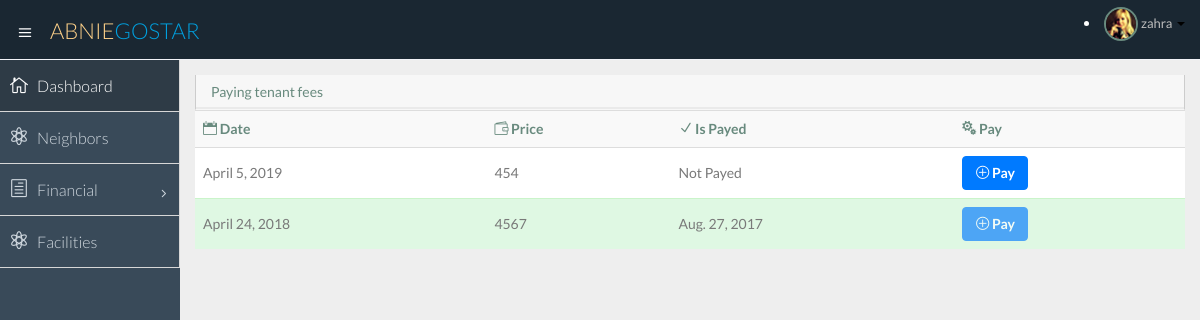
Page /home/financial/tenant/ (signed in) on the committed database.
### polls/models.py (models this page shows)
class Neighbor(models.Model):
    user = models.ForeignKey(User, unique=True)
    national_id = models.CharField(max_length=10, primary_key=True, null=False, default='1111')
    apartment = models.ForeignKey('Apartment', on_delete=models.CASCADE, default=0, null=True)
    sex = models.CharField(max_length=5, null=True)
    type = models.CharField(max_length=30, null=True)
    bank_account = models.CharField(max_length=30, null=True)
    _bank = models.ForeignKey('Bank', on_delete=models.CASCADE, null=True)

class MonthlyPayment(models.Model):
    id = models.IntegerField(primary_key=True)
    owner = models.ForeignKey('Neighbor' , on_delete=models.CASCADE, null=True, blank=True)
    apartment = models.ForeignKey('Apartment', on_delete=models.CASCADE, null=True, blank=True)
    due_date = models.DateField('date of payment')
    price = models.IntegerField(default=2000000)
    is_payed = models.BooleanField(default=False)
    delay_time = models.IntegerField(default=0)
    payed_date = models.DateField(null=True, blank=True)

### polls/views.py (the view)
def tenant(request):
    if not request.user.is_authenticated():
        return HttpResponseRedirect('/login/')
    username = None
    if request.user.is_authenticated():
        username = request.user.get_username()
        user = User.objects.get(username=username)
        neighbor = Neighbor.objects.all().get(user=user)
        context = {}
        context['user'] = neighbor
        context['date'] = date.today();
        monthlyPayments = {}
        if neighbor.apartment is not None:
            monthlyPayments = MonthlyPayment.objects.filter(apartment=neighbor.apartment).order_by('-due_date')
        context['bills'] = monthlyPayments
        return render(request, 'polls/tenant.html', context)
    return HttpResponseRedirect('/login/')

### polls/templates/polls/tenant.html
{% extends 'polls/temp1.html' %}
{% block content %}
<div class="row">
                  <div class="col-lg-12">
                      <section class="panel">
                          <header class="panel-heading">
                              Paying tenant fees
                          </header>
                          <table class="table table-striped table-advance table-hover">
                           <tbody>
                              <tr>
                                 <th><i class="icon_calendar"></i> Date</th>
                                 <th><i class="icon_wallet"></i> Price</th>
                                 <th><i class="icon_check"></i> Is Payed</th>
                                 <th><i class="icon_cogs"></i> Pay</th>
                              </tr>
                {% for bill in bills %}
                              <tr {% if bill.is_payed == True%} class="success" {% endif %}
                                      {% if bill.is_payed == False and date > bill.due_date %} class="danger" {% endif %}>
                                 <td>{{ bill.due_date }}</td>
                                 <td>{{ bill.price }}</td>
                                 <td>
                                     {%  if bill.is_payed == True %}
                                        {{ bill.payed_date }}
                                     {% endif %}
                                     {%  if bill.is_payed == False%}
                                         Not Payed
                                 {% endif %}
                                 </td>
                                 <td>
                                  <div class="btn-group">
                                      <a class="btn btn-primary {% if bill.is_payed == True %} disabled{% endif %}" href="{% url 'bank' "tenant" bill.id  %}"><i class="icon_plus_alt2"></i> <b>Pay</b></a>
                                  </div>
                                  </td>
                              </tr>
                {% endfor %}
                           </tbody>
                        </table>
                      </section>
                  </div>
              </div>
{% endblock %}

### polls/templates/polls/temp1.html (shortened to what this page needs)
<!DOCTYPE html>
<html lang="en">
<head>
</head>
<body>
    <!DOCTYPE html>
<html lang="en">
  <head>
    {% load static %}
    {% load static %}
    <link href="{% static "polls/css/bootstrap.min.css" %}" rel="stylesheet">
    {% load static %}
    <link href="{% static "polls/css/bootstrap-theme.css" %}" rel="stylesheet">
    {% load static %}
    <link href="{% static "polls/css/elegant-icons-style.css" %}" rel="stylesheet" />
    {% load static %}
    <link href="{% static "polls/css/font-awesome.min.css" %}" rel="stylesheet" />
    {% load static %}
    <link href="{% static "polls/css/style.css" %}" rel="stylesheet">
    {% load static %}
    <link href="{% static "polls/css/style-responsive.css" %}" rel="stylesheet" />
  </head>
  <body>
  <section id="container" class="">
    {% block header %}
     <header class="header dark-bg">
            <div class="toggle-nav">
                <div class="icon-reorder tooltips" data-original-title="Toggle Navigation" data-placement="bottom"><i class="icon_menu"></i></div>
            </div>
            <a href="index.html" class="logo">Abnie<span class="lite">Gostar</span></a>
            <div class="top-nav notification-row">
                    <li class="dropdown">
                        <a data-toggle="dropdown" class="dropdown-toggle" href="#">
                            <span class="profile-ava">
                                <img alt="" src="img/avatar1_small.jpg">
                            </span>
                            <span class="username">{{ user.user.first_name}}{{ owner.user.first_name}}</span>
                            <b class="caret"></b>
                        </a>
                    </li>
            </div>
      </header>
  {% endblock %}
  {% block sidebar %}
      <aside>
          <div id="sidebar"  class="nav-collapse ">
              <ul class="sidebar-menu">
                  <li class="active">
                      <a class="" href="{%  url 'index'%}">
                          <i class="icon_house_alt"></i>
                          <span>Dashboard</span>
                      </a>
                  </li>
{% if user.type != 'owner' and owner.type != 'owner' %}
				  <li>
                      <a class="" href="{%  url 'neighbors'     %}">
                          <i class="icon_genius"></i>
                          <span>Neighbors</span>
                      </a>
                  </li>
                  <li class="sub-menu">
                      <a href="javascript:;" class="">
                          <i class="icon_document_alt"></i>
                          <span>Financial</span>
                          <span class="menu-arrow arrow_carrot-right"></span>
                      </a>
                  </li>
				  <li>
                      <a class="" href="{%  url 'facilities' %}">
                          <i class="icon_genius"></i>
                          <span>Facilities</span>
                      </a>
                  </li>
                {% endif %}
              </ul>
          </div>
      {% endblock %}
      </aside>
      <section id="main-content">
          <section class="wrapper">
              {% block content %}
                                  {% load static %}
                                                      {% load static %}
                {% endblock %}
          </section>
      </section>
  </section>
    {% load static %}
    {% load static %}
    {% load static %}
    {% load static %}
    {% load static %}
    {% load static %}
  </body>
</html>
</body>
</html>

### rows in the picture
Neighbor: user.first_name "zahra"
MonthlyPayment: due_date "April 5, 2019", price "454", is_payed "Not Payed"
MonthlyPayment: due_date "April 24, 2018", price "4567", payed_date "Aug. 27, 2017"
